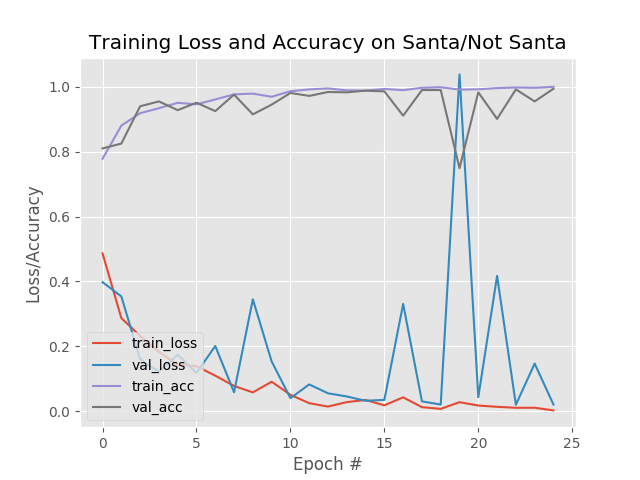

The Python source for this figure:
# import the necessary packages
from keras.models import Sequential
from keras.layers.convolutional import Conv2D
from keras.layers.convolutional import MaxPooling2D
from keras.layers.core import Activation
from keras.layers.core import Flatten
from keras.layers.core import Dense
from keras.layers import Dropout, BatchNormalization
from keras import backend as K
from glob import glob
from PIL import Image,ImageEnhance

import matplotlib
matplotlib.use("Agg")
 
# import the necessary packages
from keras.preprocessing.image import ImageDataGenerator
from keras.optimizers import Adam
from sklearn.model_selection import train_test_split
from keras.preprocessing.image import img_to_array
from keras.models import load_model
from keras.utils import to_categorical
# from pyimagesearch.lenet import LeNet
from imutils import paths
import matplotlib.pyplot as plt
import numpy as np
import argparse
import random
import imutils
import cv2
import os
os.environ['TF_CPP_MIN_LOG_LEVEL'] = '2'

# initialize the number of epochs to train for, initial learning rate,
# and batch size
EPOCHS = 25
INIT_LR = 1e-3
BS = 32
shape = 28
target = 'target.png'

if not os.path.exists('images/'):
	os.makedirs('images/')

if not os.path.exists('images/ring'):
	os.makedirs('images/ring')

if not os.path.exists('images/not_ring'):
	os.makedirs('images/not_ring')

 
class LeNet:
	@staticmethod
	def build(width, height, depth, classes):
		# initialize the model
		model = Sequential()
		inputShape = (height, width, depth)
 
		# if we are using "channels first", update the input shape
		if K.image_data_format() == "channels_first":
			inputShape = (depth, height, width)

		# first set of CONV => RELU => POOL layers
		model.add(Conv2D(20, (5, 5), padding="same", input_shape=inputShape))
		model.add(BatchNormalization())
		model.add(Activation("relu"))
		model.add(MaxPooling2D(pool_size=(2, 2)))

		# second set of CONV => RELU => POOL layers
		model.add(Conv2D(50, (5, 5), padding="same"))
		model.add(BatchNormalization())
		model.add(Activation("relu"))
		model.add(MaxPooling2D(pool_size=(2, 2)))

		model.add(Flatten())
		model.add(Dense(500))
		model.add(Activation("relu"))
		model.add(Dropout(0.25))

		# model.add(Dense(250))
		# model.add(Activation("relu"))
		# model.add(Dropout(0.3))

		model.add(Dense(50))
		model.add(Activation("relu"))
		model.add(Dropout(0.5))
 
		# softmax classifier
		model.add(Dense(classes))
		model.add(Activation("sigmoid"))
 
		# return the constructed network architecture
		return model

def train():
	print("[INFO] loading images...")
	data = []
	labels = []
	
	# grab the image paths and randomly shuffle them
	imagePaths = sorted(list(paths.list_images('images/')))
	random.seed(42)
	random.shuffle(imagePaths)

	# loop over the input images
	for imagePath in imagePaths:
		# load the image, pre-process it, and store it in the data list
		image = cv2.imread(imagePath)
		image = cv2.cvtColor(image, cv2.COLOR_BGR2GRAY)
		image = cv2.resize(image, (shape, shape))
		image = img_to_array(image)
		data.append(image)
	
		# extract the class label from the image path and update the
		# labels list
		label = imagePath.split(os.path.sep)[-2]
		label = 1 if label == "ring" else 0
		labels.append(label)

	# scale the raw pixel intensities to the range [0, 1]
	data = np.array(data, dtype="float") / 255.0
	labels = np.array(labels)
	
	# partition the data into training and testing splits using 75% of
	# the data for training and the remaining 25% for testing
	(trainX, testX, trainY, testY) = train_test_split(data[:2000],
		labels[:2000], test_size=0.25, random_state=50)
	
	# convert the labels from integers to vectors
	trainY = to_categorical(trainY, num_classes=2)
	testY = to_categorical(testY, num_classes=2)

	# construct the image generator for data augmentation
	aug = ImageDataGenerator(rotation_range=30, 
								shear_range=0.2,
								vertical_flip=True, 
								brightness_range=[0.3, 1.3], 
								fill_mode="nearest")

	# initialize the model
	print("[INFO] compiling model...")
	model = LeNet.build(width=shape, height=shape, depth=1, classes=2)
	opt = Adam(lr=INIT_LR, decay=INIT_LR / EPOCHS)
	model.compile(loss="binary_crossentropy", optimizer=opt,
		metrics=["accuracy"])
	
	# train the network
	print("[INFO] training network...")
	# H = model.fit_generator(aug.flow(trainX, trainY, batch_size=BS),
	# 	validation_data=(testX, testY), steps_per_epoch=len(trainX) // BS,
	# 	epochs=EPOCHS, verbose=1)
	H = model.fit(trainX, trainY, validation_data=(testX, testY), epochs=EPOCHS, batch_size=BS)
	
	# save the model to disk
	print("[INFO] serializing network...")
	model.save('lenet.model')

	# plot the training loss and accuracy
	plt.style.use("ggplot")
	plt.figure()
	N = EPOCHS
	plt.plot(np.arange(0, N), H.history["loss"], label="train_loss")
	plt.plot(np.arange(0, N), H.history["val_loss"], label="val_loss")
	plt.plot(np.arange(0, N), H.history["acc"], label="train_acc")
	plt.plot(np.arange(0, N), H.history["val_acc"], label="val_acc")
	plt.title("Training Loss and Accuracy on Santa/Not Santa")
	plt.xlabel("Epoch #")
	plt.ylabel("Loss/Accuracy")
	plt.legend(loc="lower left")
	plt.savefig('lenet.png')

def test():
	cap = cv2.VideoCapture(0)
	model = load_model('lenet.model')

	while 1:
		_, original = cap.read()
		ret, image = cap.read()
		image = cv2.cvtColor(image, cv2.COLOR_BGR2GRAY)

		image = image.astype("float") / 255.0
		image = cv2.resize(image, (shape, shape))
		image = img_to_array(image)
		image = np.expand_dims(image, axis=0)

		# classify the input image
		(notSanta, santa) = model.predict(image)[0]

		# build the label
		label = "Ring" if santa > notSanta else "Not Ring"
		proba = santa if santa > notSanta else notSanta
		label = "{}: {:.2f}%".format(label, proba * 100)
		print(label)
		
		cv2.imshow('img',original)
		k = cv2.waitKey(30) & 0xff
		if k == 27:
			break
	cap.release()
	cv2.destroyAllWindows()

	
def samples():
	"""
	Create background with noise
	"""
	j = 0
	for filename in glob('images/not_ring/*'):
	# for j in range(1,int(args['samples'])):
		# filename = "images_change/not_ring/1_"+str(j)+".png"
		# background = np.random.random((shape,shape))
		# plt.imsave(filename, background)

		targ = Image.open(target)
		targ = targ.rotate(random.randrange(-45, 45))
		# targ.thumbnail((shape-10 shape-10), Image.ANTIALIAS)

		width, height = targ.size
		m = random.uniform(-0.2, 0.2)
		xshift = abs(m) * width
		new_width = width + int(round(xshift))
		targ = targ.transform((new_width, height), Image.AFFINE,
				(1, m, -xshift if m > 0 else 0, 0, 1, 0), Image.BICUBIC)

		background = Image.open(filename)
		background.thumbnail((shape, shape), Image.ANTIALIAS)
		print(targ.size)
		background.paste(targ,(0,random.randrange(shape-targ.size[1])), targ)
		background = ImageEnhance.Brightness(background).enhance(random.uniform(0.8, 1))
		background = ImageEnhance.Contrast(background).enhance(random.uniform(0.6, 1))
		background.save('images/ring/'+str(j)+'.png', quality=95)
		j += 1
	print("Backgrounds created succesfully!!!")
	# for j in range(1,10000):
	# 	filename = "images_change/not_ring/1_"+str(j)+".png"
	# 	background = np.random.random((shape,shape))
	# 	plt.imsave(filename, background)
	# 	# targ = Image.open(target)
	# 	# targ.thumbnail((shape, shape), Image.ANTIALIAS)
	# 	# background = Image.open(filename)
	# 	# background.thumbnail((shape, shape), Image.ANTIALIAS)

	# 	# background.paste(targ,(0,0), targ)
	# 	# background.save('images_change/not_ring/1_'+str(j)+'.png', quality=95)
	# print("Backgrounds created succesfully!!!")

if __name__ == "__main__":
	# construct the argument parse and parse the arguments
	ap = argparse.ArgumentParser()
	ap.add_argument("-c", "--cam", help="path to input image" , action='store_true')
	ap.add_argument("-s", "--samples", help="number of samples")
	args = vars(ap.parse_args())

	if args['cam']:
		test()
	elif args['samples']:
		samples()
	else:
		train()
	


	